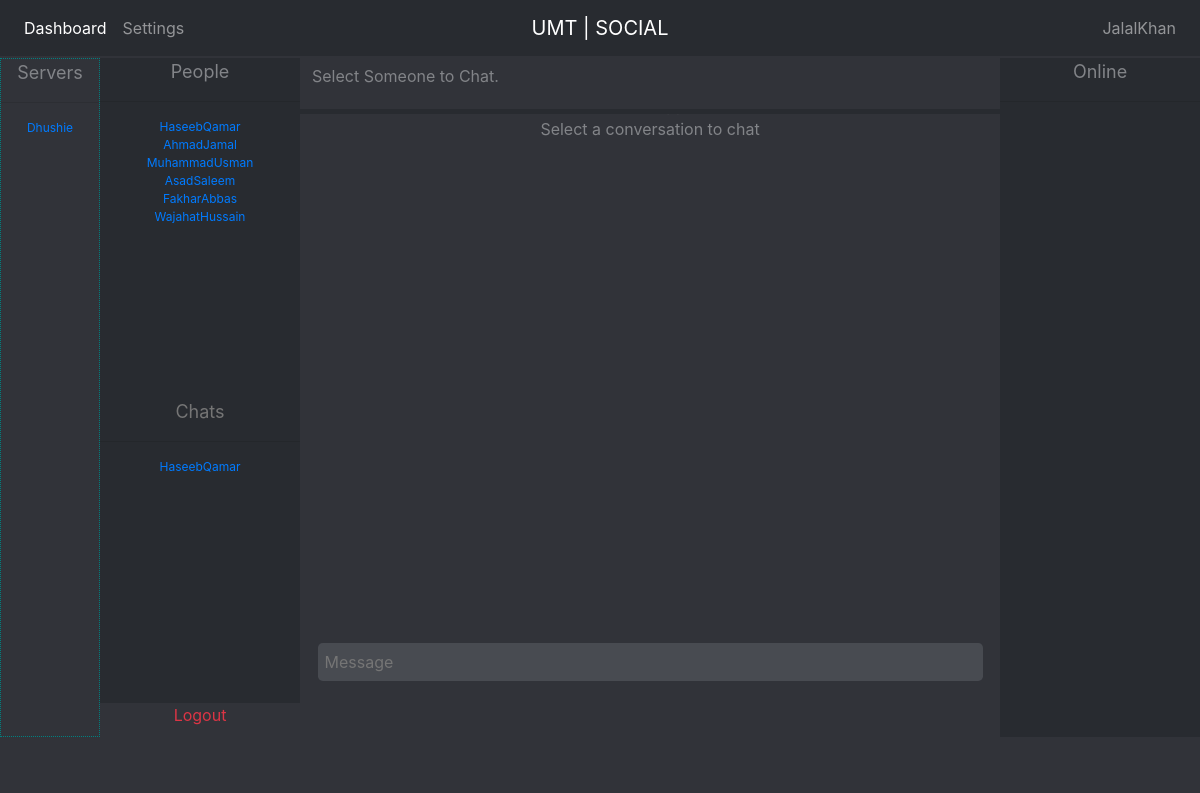
Before: /dashboard.php (signed in) with the older database file.
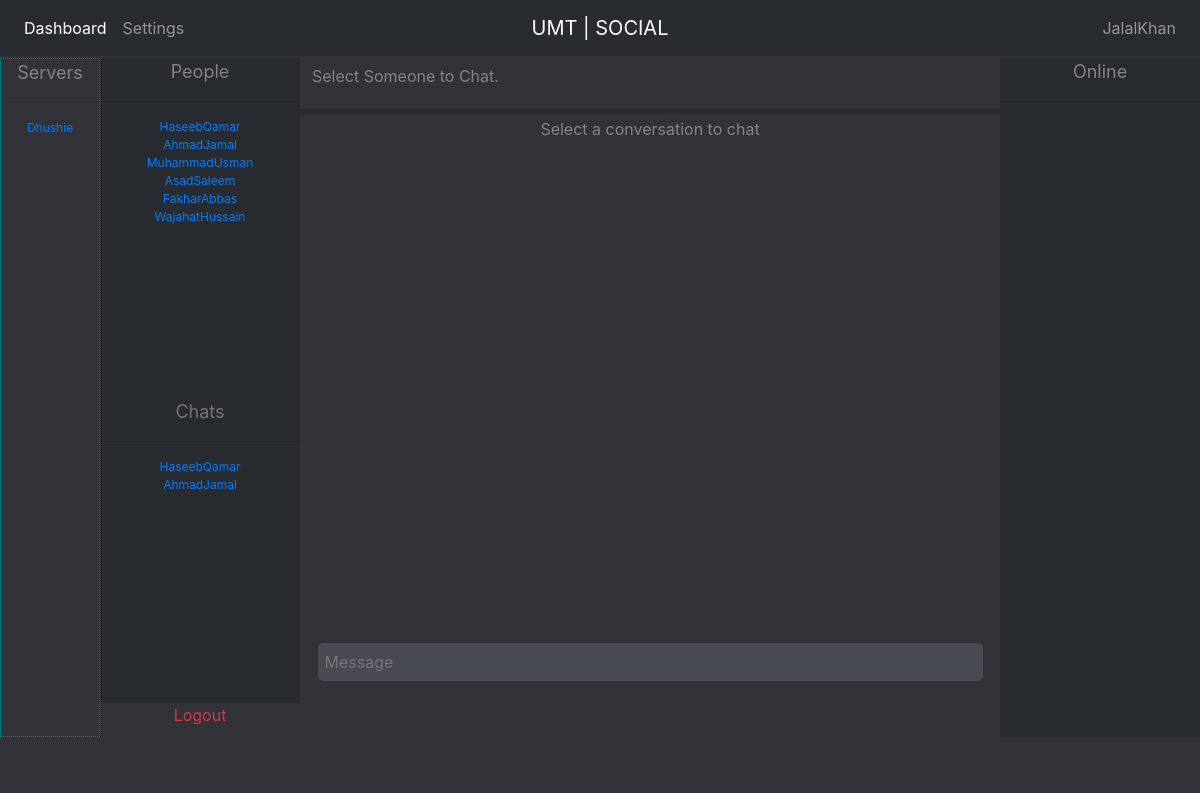
After: the same page with the newer database file.
### tables this page shows
CREATE TABLE `server_members` (
  `s_members_id` int(11) NOT NULL,
  `server_id` int(50) NOT NULL,
  `server_name` varchar(50) NOT NULL,
  `user_id` varchar(50) NOT NULL
);

CREATE TABLE `users` (
  `uid` int(11) NOT NULL,
  `username` varchar(20) NOT NULL,
  `email` varchar(50) NOT NULL,
  `password` varchar(20) NOT NULL,
  `avatar` varchar(100) NOT NULL DEFAULT '0',
  `status` int(12) NOT NULL DEFAULT '0'
);

CREATE TABLE `chat` (
  `c_id` int(11) NOT NULL,
  `user1_email` varchar(50) NOT NULL,
  `user2_email` varchar(50) NOT NULL,
  `user_name1` varchar(30) NOT NULL,
  `user_name2` varchar(30) NOT NULL
);

### dashboard.php (the view, shortened to what this page needs)
<?php session_start();
include "connection.php";
?>
<!DOCTYPE html>
<html lang="en" dir="ltr">
  <head>
    <link rel="stylesheet" href="css/bootstrap.css">
    <link rel="stylesheet" href="dashboard.css">
  </head>
  <body onload="test()">
    <nav class="navbar navbar-expand-md navbar-dark" style="background-color: rgb(40, 43, 48);border-bottom:2px solid rgba(49, 51, 57, 1);">
      <div class="navbar-collapse collapse w-100 order-1 order-md-0 dual-collapse2">
          <ul class="navbar-nav mr-auto">
              <li class="nav-item active">
                  <a class="nav-link" href="dashboard.php">Dashboard</a>
              </li>
              <li class="nav-item">
                  <a class="nav-link" href="#">Settings</a>
          </ul>
      </div>
      <div class="mx-auto order-0">
          <a class="navbar-brand mx-auto" href="#">UMT | SOCIAL</a>
      </div>
      <div class="navbar-collapse collapse w-100 order-3 dual-collapse2">
          <ul class="navbar-nav ml-auto">
              <li class="nav-item">
                  <a class="nav-link" title="Logged in as <?php echo htmlspecialchars($_SESSION['username']) ?>" href="#"><?php echo htmlspecialchars($_SESSION['username']) ?></a>
              </li>
          </ul>
      </div>
  </nav>
    <div class="container-fluid">
      <div class="row">
        <div class="col-sm-1">
          <div class="servers text-center">
            <span class="themedtext large">Servers</span>
            <hr>
            <?php
            $query = "SELECT * FROM server_members WHERE user_id='".$_SESSION['user']."'";
            $getservermembers = mysqli_query($conn, $query) or die($conn->error);
            while ($row = mysqli_fetch_assoc($getservermembers)) {
            echo "<div id='servers' class='themedtextdark'><a href='dashboard.php?server_convo=".$row['server_id']."&server_name=".$row['server_name']."'>".$row['server_name']."</a></div>";
            }
             ?>
          </div>
        </div>
        <div class="col-sm-2">
        <div class="onlinecol text-center">
        <span class="themedtext large">People</span>
        <hr>
        <?php
        $sql = "SELECT username,email FROM users";
        $result = mysqli_query($conn, $sql);
        while ($row = mysqli_fetch_assoc($result) ) {
          if ($row['email'] == $_SESSION['user']) {
            continue;
          }
          echo "<div class='themedtextdark'>
          <a href='script_startchat.php?usermail=".$row['email']."&username=".$row['username']."'>
          ".$row['username']."
          </a>
          </div>";
        }
        ?>
        </div>
        <div class="userchats text-center">
          <span class="themedtextdark large">Chats</span>
          <hr>
          <?php
          $sql = "SELECT * FROM chat WHERE user1_email = '".$_SESSION['user']."' OR user2_email = '".$_SESSION['user']."' ";
          $result = mysqli_query($conn, $sql);
          while ($row = mysqli_fetch_assoc($result)) {
            if ($row['user1_email'] == $_SESSION['user']) {
              echo "<div class='themedtextdark'><a href='dashboard.php?convo=".$row['c_id']."&person=".$row['user_name2']."'>".$row['user_name2']."</a></div>";
            }
            if ($row['user2_email'] == $_SESSION['user']) {
              echo "<div class='themedtextdark'><a href='dashboard.php?convo=".$row['c_id']."&person=".$row['user_name1']."'>".$row['user_name1']."</a></div>";
            }
          }
          ?>
        </div>
        <span  id="logout" class="text-center"><a class="text-danger" href="script_logout.php">Logout</a></span>
        </div>
        <div class="col-sm-7" id="col">
          <div class="chatheader">
            <?php
            if (isset($_GET['convo']) && isset($_GET['person'])) {
              $user = $_GET['convo'];
              $person = $_GET['person'];
              echo "<span id='headertext'>@$person </span>";
            }elseif(isset($_GET['server_convo'])){
              $serverid = $_GET['server_convo'];
              echo "@".$_GET['server_name'];
            }else{
              echo "<span id='headertext'>Select Someone to Chat.</span>";
            }
             ?>
             </div>
             <div class="theconvo" id="theconv">
               <?php
               if (isset($_GET['convo'])) {
                 $user = $_GET['convo'];
                 $sql = "SELECT * FROM chat_details WHERE c_id = '$user' ";
                 $result = mysqli_query($conn, $sql)or die($conn->error);
                 $cunt = mysqli_num_rows($result);
                 $id = mysqli_fetch_assoc($result);
                 $idd =$id['c_id'];
                echo "  <div class='output' id='test'>
                  </div>";
               }else{
                 echo "<div class='text-center' id='headertext'>Your Chat Will Appear Here.<br>Select a conversation to chat</div>";
               }
?>
             </div>
             <div class="message text-center">
                 <input type="text" name="msg" autocomplete="off" id="chat" placeholder="Message " value="">
             </div>
        </div>
        <div class="col-sm-2">
            <div class="online text-center">
              <span class="themedtext large">Online</span><hr>
            </div>
        </div>
      </div>
    </div>
  </body>
</html>

### dashboard.css (style rules this page uses)
html,body,.container-fluid,.row { height: 97%; background-color: rgba(49, 51, 57, 1); border: none; }
.col-sm-1,.col-sm-2,.col-sm-3 , .col-sm-4 , .col-sm-10 { padding: 0px; position: relative; background-color: rgba(49, 51, 57, 1); height: 100%; color: white; overflow-y: auto; }
.col-sm-7,.col-sm-8, .col-sm-10 { padding: 0px; background-color: rgba(49, 51, 57, 1); height: 100%; color: white; z-index: 1; }
.onlinecol { height: 50%; background-color: rgb(40, 43, 48); color: white; overflow-y: auto; }
.row { background-color: yellow; height: 100%; }
.themedtext { color:rgba(130, 132, 136, 1) ; }
.themedtextdark { color: rgba(117, 117, 117, 1); }
.userchats { position: relative; background-color: rgb(40, 43, 48); height: 50%; }
#logout { position: absolute; left: 0px; background-color: rgba(49, 51, 57, 1); bottom: 0px; width: 100%; height: 5%; }
.online { background-color: rgb(40, 43, 48); z-index: 1; position: relative; height: 100%; }
.chatheader { width: 100%; padding-top: .5%; position: fixed; padding-left: 1%; z-index: -1; height: 7%; background-color: rgba(49, 51, 57, 1); border-bottom: 5px solid rgb(40, 43, 48); }
.large { font-size: 34px; }
.message { position: absolute; width: 100%; height: 10%; padding-top: 1%; bottom: 5%; }
.message input[type=text] { width: 95%; color: rgba(117, 117, 117, 1); border-radius: 0.3em; outline: none; padding: 1%; border: none; background-color: rgb(72, 75, 81); }
#headertext { color:rgba(130, 132, 136, 1); font-size: 28px; }
.theconvo { position: relative; padding-top: 5%; height: 85%; z-index: -3; overflow: auto; }
.servers { border: 1px dotted teal; height: 100%; }
#servers { font-size: 12px; }
@media screen and (max-width: 1366px) { html,body,.container-fluid,.row { height: 96%; } }
@media screen and (max-width: 1366px) { .large { font-size: 18px; } }
@media screen and (max-width: 1366px) { .chatheader { z-index: -1; padding-top: .5%; height: 7%; } }
@media screen and (max-width: 1366px) { #headertext { font-size: 16px; } }
@media screen and (max-width: 1366px) { .onlinecol { font-size: 12px; } }
@media screen and (max-width: 1366px) { .online { font-size: 12px; position: relative; } }
@media screen and (max-width: 1366px) { .userchats { font-size: 12px; } }
@media screen and (max-width: 1366px) { .theconvo { padding-top: 5%; } }
@media screen and (max-width: 1366px) { #servers { font-size: 12px; } }

Changed rows visible on the page:
added chat: user_name2 "AhmadJamal"
